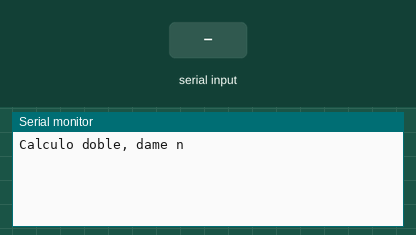
This sketch was run on a simulated Arduino Uno, built with avr-gcc and run on an emulated ATmega328P. Parts: the last lines printed to the serial monitor. Inputs (shaded band) come from the test bench.

Above: at 1.2 s.
1.3 s: "90,45\n" received over Serial
At 2.1 s:
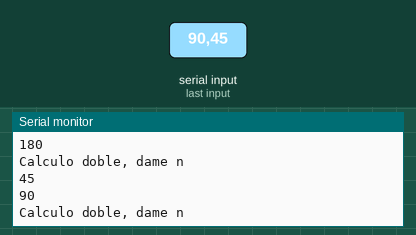
2.8 s: "30,150\n" received over Serial
At 5.3 s:
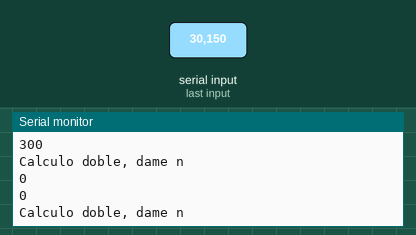
Timing chart, 0 to 6.8 s (numbered marks = the images above; inputs shaded):
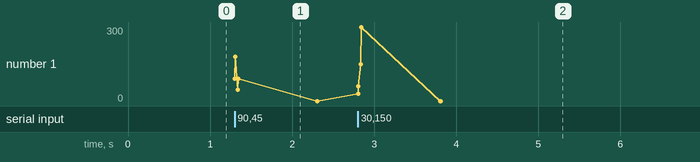

The sketch:

arduino.52.dobledenumeroconfunciones.ino
```cpp
int condicion = 0; //condicion control de flujo
int n = 0; //numero a leer

void setup() {
  Serial.begin(9600); //velocidad serial 9600
  Serial.println("Calculo doble, dame n");
}
void loop() {

  while (condicion == 0) {   //condicion inicial entra es 0
    if (Serial.available() > 0) {   //si hay dato en serial entra
      n = Serial.parseInt(); //lee el entero del serial
      Serial.println(n);  //muestra n
      condicion = 1;   //cambia condicion sale de bucle ya se tiene dato
    }
  }

  Serial.println(doble(n)); //muestra la funcion doble del valor ingresado
  Serial.println("Calculo doble, dame n");
  condicion = 0;            //cambia condicion regresar a bucle inicial

}

int doble(int x) { //define funcion de doble
  int doble;       //tipo de dato de doble
  doble = 2 * x;   //operacion de doble
  return doble;    //devuelve valor de doble
}
```

Measured:
- after the input at 1.3 s, the serial monitor: prints a new line at once (image 1)
- after the input at 2.8 s, the serial monitor: prints a new line at once (image 2)
